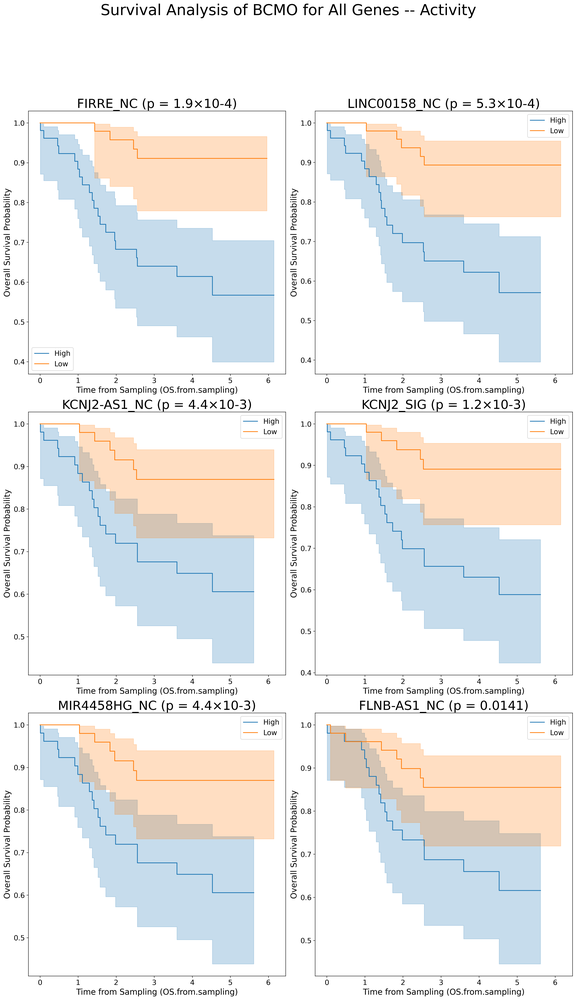
#> input picture Pilot_1_CLL/figures/KaplanMeier_OS_all_genes_BCMO_activity.png, 576 x 1000 px, shrunk from 4775 x 8283 before the run
$ jupyter execute --allow-errors Cleaned_Clinical_covariates.ipynb   (shell and % lines are left out)
#> lines starting #> are read from the running program, lines starting #| are printed output that depends on the picture
[cell 1]
import pandas as pd
from lifelines import KaplanMeierFitter
from lifelines.statistics import logrank_test
import matplotlib.pyplot as plt
import numpy as np
import seaborn as sns
import math
from lifelines import CoxPHFitter

[cell 2]
####################################################
## Kaplan Meiers ##
####################################################

[cell 3]
# For BCMO Survival STATUS (OS)

[cell 4]
import pandas as pd
import numpy as np
import matplotlib.pyplot as plt
from lifelines import KaplanMeierFitter, CoxPHFitter
from lifelines.statistics import logrank_test

# Files and genes
clinical_file = "../../../data/BCMO/clinical_info.csv"
expr_file = "../../../data/BCMO/activity_matrix_pvalfilt.csv"
genes = ["FIRRE_NC", "LINC00158_NC", "KCNJ2-AS1_NC", "FLNB-AS1_NC"]
output_file = "../../figures/KaplanMeier_OS_all_genes_BCMO_activity.png"
time_col = "OS.from.sampling"

# Load data
#> (the rest of this cell did not finish here and is left out)

[cell 5]
def kaplan_meier_plots(
    clinical_file,
    expr_file,
    genes,
    output_file,
    split_method="median",
    fig_title=None,
    time_col="OS.from.sampling"
):
    import pandas as pd
    import numpy as np
    import matplotlib.pyplot as plt
    from lifelines import KaplanMeierFitter, CoxPHFitter
    from lifelines.statistics import logrank_test

    # Text size configuration
    TITLE_SIZE = 26       # subplot titles
    FIG_TITLE_SIZE = 32   # figure-wide title
    LABEL_SIZE = 16       # x/y labels
    TICK_SIZE = 14        # tick labels
    LEGEND_SIZE = 14      # legend

    # 1. Load clinical data
    clinical = pd.read_csv(clinical_file)
    clinical = clinical.rename(columns={"died": "Status"})

    # 2. Load expression/activity matrix
    expr = pd.read_csv(expr_file, index_col=0)

    # 3. Fixed 2x2 grid
    n_cols = 2
    n_rows = 2
    fig, axes = plt.subplots(n_rows, n_cols, figsize=(14, 14))
    axes = axes.flatten()

    # 4. Figure-wide title
    if fig_title is None:
        title_map = {
            "median": "Survival Analysis of BCMO for ALL Genes -- ACTIVITY",
            "quartile": "Survival Analysis of BCMO for Quartile Genes (Activity)"
        }
        fig_title = title_map.get(split_method, "Survival Analysis")
    fig.suptitle(fig_title, fontsize=FIG_TITLE_SIZE, y=1.02)

    # 5. Loop through genes (max 4 for 2x2 grid)
    for i, gene in enumerate(genes[:4]):
        ax = axes[i]

        if gene not in expr.index:
            ax.text(0.5, 0.5, f"{gene} not found", ha='center', va='center', fontsize=TITLE_SIZE)
            ax.axis('off')
            continue

        # Extract gene activity
        gene_activity = expr.loc[gene].rename("Activity")

        # Merge with clinical data
        df = clinical.merge(gene_activity, left_on="Sample_ID", right_index=True)

        # Define High/Low groups
        if split_method == "median":
            df[f"{gene}_group"] = (df["Activity"] > df["Activity"].median()).map({True: "High", False: "Low"})
            df_to_use = df
        elif split_method == "quartile":
            q_low = df["Activity"].quantile(0.25)
            q_high = df["Activity"].quantile(0.75)
            df_to_use = df[(df["Activity"] <= q_low) | (df["Activity"] >= q_high)].copy()
            df_to_use[f"{gene}_group"] = df_to_use["Activity"].apply(lambda x: "High" if x >= q_high else "Low")
        else:
            raise ValueError("split_method must be 'median' or 'quartile'")

        # Kaplan–Meier plot
        kmf = KaplanMeierFitter()
        for group, grouped_df in df_to_use.groupby(f"{gene}_group"):
            kmf.fit(grouped_df[time_col], grouped_df["Status"], label=group)
            kmf.plot_survival_function(ax=ax, ci_show=True)

        # Log-rank test
        high = df_to_use[df_to_use[f"{gene}_group"] == "High"]
        low = df_to_use[df_to_use[f"{gene}_group"] == "Low"]
        results = logrank_test(
            high[time_col], low[time_col],
            event_observed_A=high["Status"], event_observed_B=low["Status"]
        )
        pval = results.p_value

        # Compute hazard ratio with CoxPH
        df_cph = df_to_use[[time_col, "Status", f"{gene}_group"]].copy()
        df_cph[f"{gene}_group"] = df_cph[f"{gene}_group"].map({"Low": 0, "High": 1})
        cph = CoxPHFitter()
        try:
            cph.fit(df_cph, duration_col=time_col, event_col="Status")
            hr = cph.hazard_ratios_[f"{gene}_group"]
        except Exception:
            hr = float("nan")

        # Format values
        if pval >= 0.005:
            pval_str = f"{pval:.4f}"
        else:
            pval_str = f"{pval:.1e}".replace("e-0", "e-").replace("e", "×10")
        hr_str = f"{hr:.2f}" if not np.isnan(hr) else "NA"

        # Set subplot title and labels
        gene_clean = gene.replace("_NC", "")
        ax.set_title(f"{gene_clean} (HR={hr_str}, p={pval_str})", fontsize=TITLE_SIZE)
        ax.set_xlabel(f"Time from Sampling ({time_col})", fontsize=LABEL_SIZE)
        ax.set_ylabel("Overall Survival Probability", fontsize=LABEL_SIZE)
        ax.tick_params(axis='both', labelsize=TICK_SIZE)
        ax.legend(fontsize=LEGEND_SIZE)

    # Remove unused axes if fewer than 4 genes
    for j in range(i + 1, len(axes)):
        axes[j].axis('off')

    plt.tight_layout(rect=[0, 0, 1, 0.95])
    plt.savefig(output_file, dpi=300, bbox_inches='tight')
    plt.show()

[cell 6]
# Activity BCMO with all genes
genes = ["FIRRE_NC", "LINC00158_NC", "KCNJ2-AS1_NC", "FLNB-AS1_NC"]

#> (the rest of this cell did not finish here and is left out)

[cell 7]
# Activity BCMO with all genes
genes = ["FIRRE", "LINC00158", "KCNJ2-AS1", "FLNB-AS1"]

#> (the rest of this cell did not finish here and is left out)


[cell 8]
# For ICGC Survival STATUS (OS)

[cell 9]
def kaplan_meier_plots(
    clinical_file,
    expr_file,
    genes,
    output_file,
    split_method="median",
    fig_title=None,
    time_col="OS.from.sampling"
):
    """
    Generate Kaplan-Meier survival plots with hazard ratios for a list of genes.

    Parameters:
    - clinical_file: path to clinical CSV (must have Sample_ID and Status)
    - expr_file: path to expression/activity CSV (genes x samples)
    - genes: list of gene names to analyze
    - output_file: path to save the figure
    - split_method: "median" or "quartile"
    - fig_title: string for the figure-wide title (optional)
    - time_col: name of the time column in clinical data
    """
    # 1. Load clinical data
    clinical = pd.read_csv(clinical_file)
    clinical = clinical.dropna(subset=['donor_vital_status', 'donor_survival_time'])
    clinical['donor_vital_status'] = clinical['donor_vital_status'].map({'alive': 0, 'deceased': 1})
    clinical = clinical.rename(columns={"donor_vital_status": "Status", "Sample_ID": "Samples"})

    # 2. Load expression/activity matrix
    expr = pd.read_csv(expr_file, index_col=0)

    # 3. Determine subplot grid size dynamically
    n_cols = 2
    n_rows = 2
    fig, axes = plt.subplots(n_rows, n_cols, figsize=(14, 7 * n_rows))
    axes = axes.flatten()

    # 4. Figure-wide title
    if fig_title is None:
        title_map = {
            "median": "Survival Analysis of ICGC for ALL Genes -- ACTIVITY",
            "quartile": "Survival Analysis of ICGC for Quartile Genes (Activity)"
        }
        fig_title = title_map.get(split_method, "Survival Analysis")
    fig.suptitle(fig_title, fontsize=30, y=1.02)

    # 5. Loop through genes
    for i, gene in enumerate(genes):
        ax = axes[i]

        if gene not in expr.index:
            ax.text(0.5, 0.5, f"{gene} not found", ha='center', va='center', fontsize=14)
            ax.axis('off')
            continue

        # Extract gene activity
        gene_activity = expr.loc[gene].rename("Activity")

        # Merge with clinical data
        df = clinical.merge(gene_activity, left_on="Samples", right_index=True)

        # Define High/Low groups
        if split_method == "median":
            df[f"{gene}_group"] = (df["Activity"] > df["Activity"].median()).map({True: "High", False: "Low"})
            df_to_use = df
        elif split_method == "quartile":
            q_low = df["Activity"].quantile(0.25)
            q_high = df["Activity"].quantile(0.75)
            df_to_use = df[(df["Activity"] <= q_low) | (df["Activity"] >= q_high)].copy()
            df_to_use[f"{gene}_group"] = df_to_use["Activity"].apply(lambda x: "High" if x >= q_high else "Low")
        else:
            raise ValueError("split_method must be 'median' or 'quartile'")

        # Kaplan–Meier plot
        kmf = KaplanMeierFitter()
        for group, grouped_df in df_to_use.groupby(f"{gene}_group"):
            kmf.fit(grouped_df[time_col], grouped_df["Status"], label=group)
            kmf.plot_survival_function(ax=ax, ci_show=True)

        # Log-rank test
        high = df_to_use[df_to_use[f"{gene}_group"] == "High"]
        low = df_to_use[df_to_use[f"{gene}_group"] == "Low"]
        results = logrank_test(
            high[time_col], low[time_col],
            event_observed_A=high["Status"], event_observed_B=low["Status"]
        )
        pval = results.p_value

        # Cox PH for hazard ratio
        df_to_use_cox = df_to_use[[time_col, "Status", f"{gene}_group"]].copy()
        df_to_use_cox[f"{gene}_group"] = df_to_use_cox[f"{gene}_group"].map({"Low": 0, "High": 1})
        cph = CoxPHFitter()
        cph.fit(df_to_use_cox, duration_col=time_col, event_col="Status")
        hr = cph.hazard_ratios_[f"{gene}_group"]

        # Format p-value and HR
        if pval >= 0.005:
            pval_str = f"{pval:.4f}"
        else:
            pval_str = f"{pval:.1e}".replace("e-0", "e-").replace("e", "×10")
        hr_str = f"{hr:.2f}"

        # Remove _NC from title
        gene_clean = gene.replace("_NC", "")
        ax.set_title(f"{gene_clean} (HR={hr_str}, p={pval_str})", fontsize=25)
        ax.set_xlabel(f"Time from Sampling ({time_col})", fontsize=16)
        ax.set_ylabel("Overall Survival Probability", fontsize=16)
        ax.tick_params(axis='both', labelsize=14)
        ax.legend(fontsize=14)

    # Remove unused axes if any
    for j in range(i + 1, len(axes)):
        axes[j].axis('off')

    plt.tight_layout(rect=[0, 0, 1, 0.95])
    plt.savefig(output_file, dpi=300, bbox_inches='tight')
    plt.show()

[cell 10]
# Activity ICGC with all genes
genes = ["FIRRE_NC", "LINC00158_NC", "KCNJ2-AS1_NC", "FLNB-AS1_NC"]

#> (the rest of this cell did not finish here and is left out)

[cell 11]
# Activity ICGC with all genes
genes = ["FIRRE", "LINC00158", "KCNJ2-AS1", "FLNB-AS1"]

#> (the rest of this cell did not finish here and is left out)


[cell 12]
## Combine all critical lncRNAs into one KaplanMeier plot

[cell 13]
# --------------------------
# Helper function to create KM curve
# --------------------------
def km_curve(data, rna_cols, time_col, event_col, title, ax):
    # Combined score & group
    data["combined_score"] = data[rna_cols].sum(axis=1)
    data["combined_group"] = np.where(data["combined_score"] > data["combined_score"].median(), "High", "Low")

    # Log-rank test
    high = data[data["combined_group"]=="High"]
    low = data[data["combined_group"]=="Low"]
    results = logrank_test(high[time_col], low[time_col],
                           event_observed_A=high[event_col],
                           event_observed_B=low[event_col])
    pval = results.p_value
    pval_str = f"{pval:.3f}" if pval >= 0.001 else f"{pval:.1e}"

    # Cox PH for HR
    cox_df = data[[time_col, event_col, "combined_group"]].copy()
    cox_df["combined_group_num"] = cox_df["combined_group"].map({"Low":0, "High":1})
    cph = CoxPHFitter()
    cph.fit(cox_df[[time_col, event_col, "combined_group_num"]],
            duration_col=time_col, event_col=event_col)
    hr = cph.hazard_ratios_["combined_group_num"]
    hr_ci = cph.confidence_intervals_.loc["combined_group_num"].tolist()
    hr_ci_str = f"{hr_ci[0]:.2f}-{hr_ci[1]:.2f}"

    # Plot KM
    kmf = KaplanMeierFitter()
    for label, group in data.groupby("combined_group"):
        kmf.fit(group[time_col], group[event_col], label=label)
        kmf.plot_survival_function(ax=ax)

    ax.set_title(f"{title}\nHR={hr:.2f}, p={pval_str}", fontsize=12)
    ax.set_xlabel("Time from Sampling")
    ax.set_ylabel("Survival Probability")

# --------------------------
# Step 1: Load datasets
# --------------------------
# BCMO
#> (the rest of this cell did not finish here and is left out)

[cell 14]
from PIL import Image
import matplotlib.pyplot as plt

# Paths to your existing Kaplan-Meier plots
bcmo_path = "../../figures/KaplanMeier_OS_all_genes_BCMO_activity.png"
icgc_path = "../../figures/KaplanMeier_OS_all_genes_ICGC_activity.png"

# Open images
img_bcmo = Image.open(bcmo_path)
#> img_bcmo is the input picture: PIL image 576x1000 RGBA; mean R, G, B, A 236.5, 236.2, 235.3, 255
img_icgc = Image.open(icgc_path)
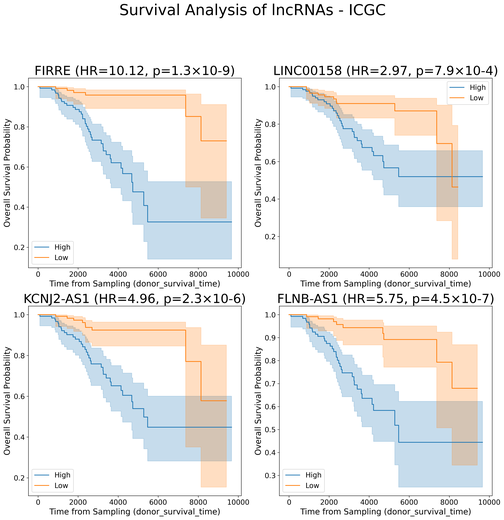
#> input picture Pilot_1_CLL/figures/KaplanMeier_OS_all_genes_ICGC_activity.png, 504 x 520 px, shrunk from 4172 x 4304 before the run
#> img_icgc is the input picture: PIL image 504x520 RGBA; mean R, G, B, A 238.3, 237.7, 236.7, 255

# Create a figure with 1 row, 2 columns
fig, axes = plt.subplots(1, 2, figsize=(30, 15))

# BCMO panel
axes[0].imshow(img_bcmo)
axes[0].axis('off')  # Hide axes
axes[0].text(-0.05, 1.05, 'A', transform=axes[0].transAxes,
             fontsize=35, va='top', ha='right')

# ICGC panel
axes[1].imshow(img_icgc)
axes[1].axis('off')
axes[1].text(-0.05, 1.05, 'B', transform=axes[1].transAxes,
             fontsize=35, va='top', ha='right')

# Add a main title for the multipanel figure
#fig.suptitle("Kaplan Meier plot for critical lncRNAs", fontsize=22, fontweight='bold')

# Adjust layout to prevent title overlap
plt.tight_layout(rect=[0, 0, 1, 0.95])

# Save combined figure
plt.savefig("../../figures/Multipanel_KaplanMeier_1x2.png", dpi=300)
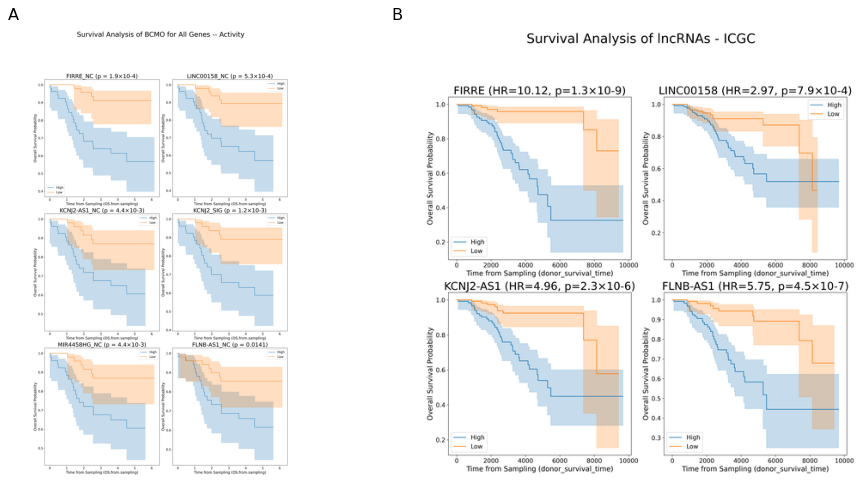
#> figure drawn by matplotlib, 2 panels
plt.show()
